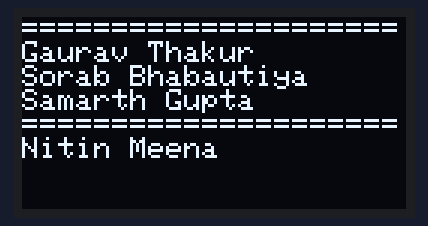
A program run on a simulated Arduino Uno R4 WiFi. On the bench: 128×64 one-colour display.

Above: at 0.1 s.

The program:

main.cpp
```cpp
#include <Arduino.h>
#include <Wire.h>
#include <Adafruit_GFX.h>
#include <Adafruit_SSD1306.h>

#define SCREEN_WIDTH 128
#define SCREEN_HEIGHT 64

#define OLED_ADDRESS 0x3C

Adafruit_SSD1306 display(SCREEN_WIDTH, SCREEN_HEIGHT, &Wire, -1);

void setup() {
    // write your initialization code here
    Serial.begin(9600);
    if (!display.begin(SSD1306_SWITCHCAPVCC, OLED_ADDRESS)) {
        Serial.println(F("SSD1306 allocation failed"));
        for (;;);
    }
    display.clearDisplay();
    display.setTextSize(1);
    display.setTextColor(SSD1306_WHITE);
    display.setCursor(0, 0);
    display.println("=====================");
    display.println("Gaurav Thakur");
    display.println("Sorab Bhabautiya");
    display.println("Samarth Gupta");
    display.println("=====================");
    display.println("Nitin Meena");
    display.display();
}

void loop() {
    // write your code here
}
```
